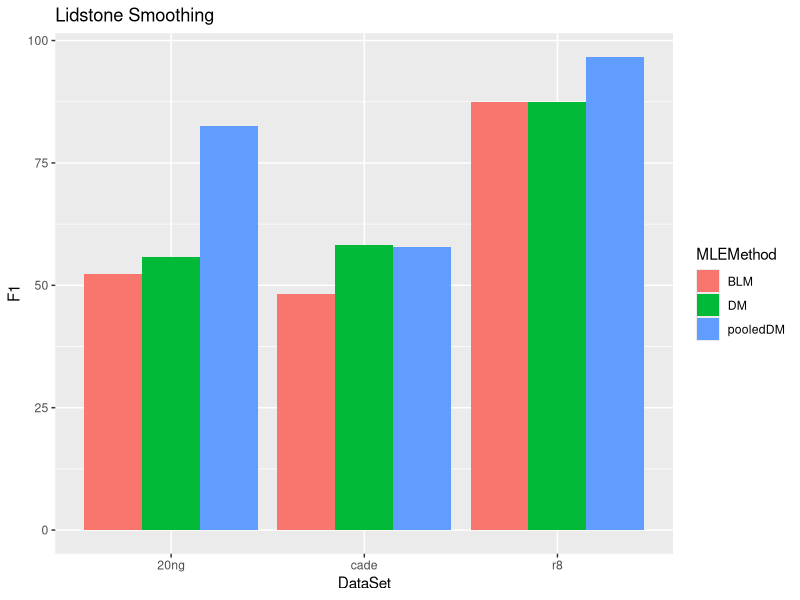
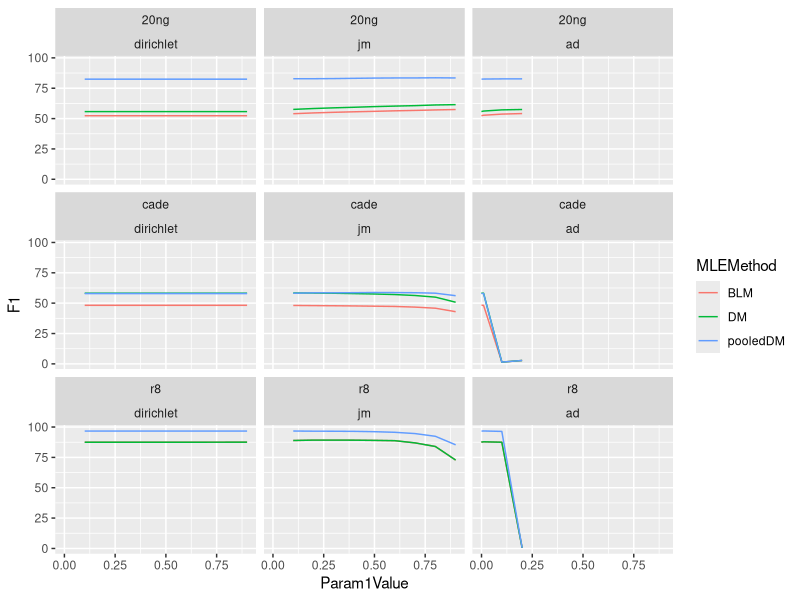

R code for these plots, in order:
library(ggplot2)
library(data.table)
library(gridExtra)

setwd('/mnt/phd_repositories/fast-mle-multinomials/analytic_data/')

dat = data.table(read.csv('2020Jan20_mle.txt', header=F))
colnames(dat) = c('DataSet', 'MLEMethod', 'SmoothingMethod', 'ParamString',
                  'Class', 'TruePositives', 'FalsePositives', 'FalseNegatives',
                  'TrueNegatives')


dat[, SensitivityRecall := (100*TruePositives / (TruePositives + FalseNegatives))]
dat[, Specificity := (100*TrueNegatives / (TrueNegatives + FalsePositives))]
dat[, PPVPrecision := (100*TruePositives / (TruePositives + FalsePositives))]
dat[, NPV := (100*TrueNegatives / (TrueNegatives + FalseNegatives))]
dat[, Accuracy := (100*(TruePositives + TrueNegatives) / 
                     (TruePositives + TrueNegatives + FalsePositives + FalseNegatives))]
dat[, F1 := (100*2*PPVPrecision*SensitivityRecall / (PPVPrecision + SensitivityRecall))]

dat$NPV[is.nan(dat$NPV)] = 0
dat$PPVPrecision[is.nan(dat$PPVPrecision)] = 0
dat$F1[is.nan(dat$F1)] = 0

extract_n_param = function(x, i)
{
  ret = c()
  split = strsplit(x, '\\|')
  for(vals in split) {
    if(length(vals) >= i) {
      ret = c(ret, vals[i])
    }
    else {
      ret = c(ret, NA)
    }
  }
  return(ret)
}

dat$ParamString = as.character(dat$ParamString)
dat[, Param1Value := (as.numeric(gsub('.+=', '', extract_n_param(ParamString, 1), perl=T)))]
dat[, Param2Value := (as.numeric(gsub('.+=', '', extract_n_param(ParamString, 2), perl=T)))]

subdat = dat[, .SD, .SDcols=c('DataSet', 'MLEMethod', 'SmoothingMethod',
                              'TruePositives', 'FalsePositives', 'FalseNegatives',
                              'TrueNegatives', 'Param1Value', 'Param2Value')]
subdat = subdat[, lapply(.SD, sum), by=c('DataSet', 'MLEMethod', 'SmoothingMethod', 
                                         'Param1Value', 'Param2Value')]
subdat[, SensitivityRecall := (100*TruePositives / (TruePositives + FalseNegatives))]
subdat[, Specificity := (100*TrueNegatives / (TrueNegatives + FalsePositives))]
subdat[, PPVPrecision := (100*TruePositives / (TruePositives + FalsePositives))]
subdat[, NPV := (100*TrueNegatives / (TrueNegatives + FalseNegatives))]
subdat[, Accuracy := (100*(TruePositives + TrueNegatives) / 
                     (TruePositives + TrueNegatives + FalsePositives + FalseNegatives))]
subdat[, F1 := (2*PPVPrecision*SensitivityRecall / (PPVPrecision + SensitivityRecall))]

plot_subdat = subdat[, .SD, .SDcols=!c('TruePositives', 'FalsePositives',
                                       'FalseNegatives', 'TrueNegatives',
                                       'Specificity', 'NPV', 'Accuracy',
                                       'PPVPrecision', 'SensitivityRecall')]
# mdat = melt(plot_subdat, id.vars=c('DataSet', 'MLEMethod', 'SmoothingMethod',
#                            'Param1Value', 'Param2Value'))
mdat = plot_subdat

mdat$SmoothingMethod = factor(mdat$SmoothingMethod,
                              levels=c('lidstone', 'dirichlet', 'jm', 'ad', 'ts'),
                              ordered=T)

lidstone_g = ggplot(mdat[SmoothingMethod == 'lidstone'], 
                    aes(x=DataSet, y=F1, fill=MLEMethod)) +
  geom_bar(stat='identity', position='dodge') +
  ggtitle('Lidstone Smoothing')
print(lidstone_g)


dirichlet_g = ggplot(mdat[!(SmoothingMethod %in% c('ts', 'lidstone'))], 
                    aes(x=Param1Value, y=F1, color=MLEMethod)) +
  geom_line() +
  facet_wrap(DataSet~SmoothingMethod)
print(dirichlet_g)



